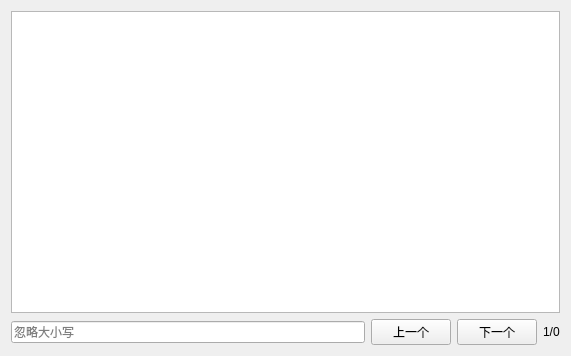
<?xml version="1.0" encoding="UTF-8"?>
<ui version="4.0">
 <class>Form</class>
 <widget class="QWidget" name="Form">
  <property name="geometry">
   <rect>
    <x>0</x>
    <y>0</y>
    <width>571</width>
    <height>356</height>
   </rect>
  </property>
  <property name="windowTitle">
   <string>Form</string>
  </property>
  <layout class="QFormLayout" name="formLayout">
   <item row="0" column="0" colspan="2">
    <layout class="QVBoxLayout" name="verticalLayout" stretch="1,0">
     <item>
      <widget class="QPlainTextEdit" name="plainTextEdit"/>
     </item>
     <item>
      <layout class="QHBoxLayout" name="horizontalLayout">
       <item>
        <widget class="QLineEdit" name="lineEdit">
         <property name="placeholderText">
          <string>忽略大小写</string>
         </property>
        </widget>
       </item>
       <item>
        <widget class="QPushButton" name="pushButton">
         <property name="text">
          <string>上一个</string>
         </property>
        </widget>
       </item>
       <item>
        <widget class="QPushButton" name="pushButton_2">
         <property name="text">
          <string>下一个</string>
         </property>
        </widget>
       </item>
       <item>
        <widget class="QLabel" name="label">
         <property name="text">
          <string>1/0</string>
         </property>
        </widget>
       </item>
      </layout>
     </item>
    </layout>
   </item>
  </layout>
 </widget>
 <resources/>
 <connections/>
</ui>
